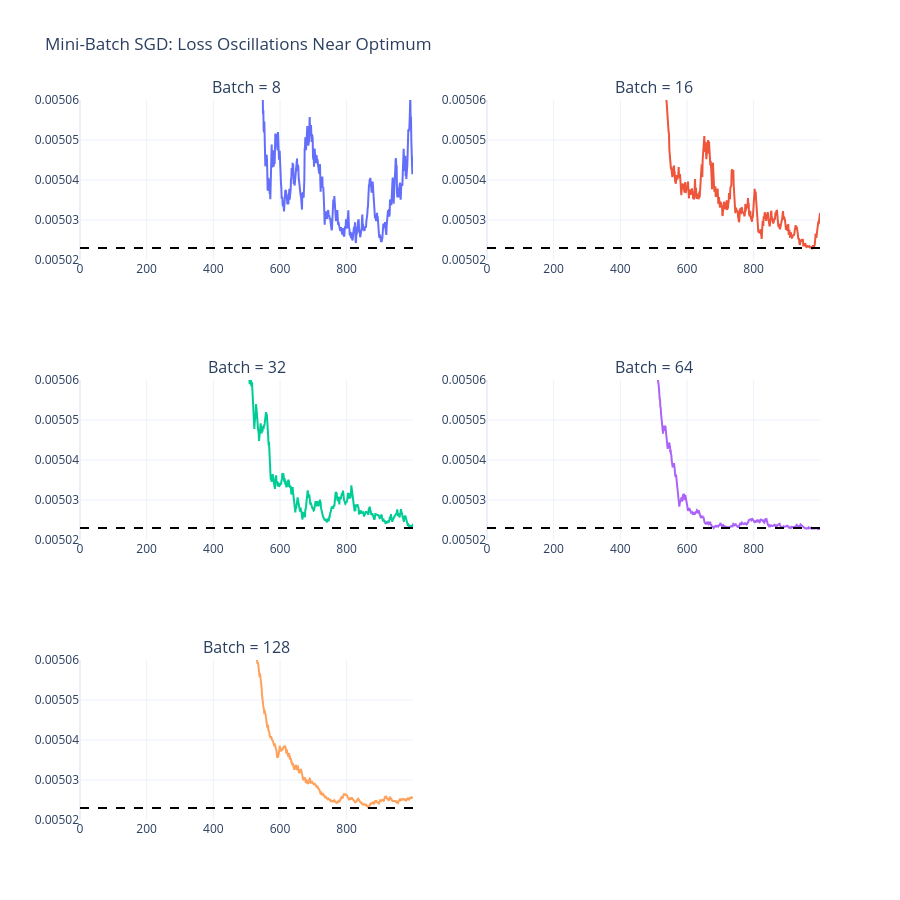

Write notebook code for a chart like this one.
### Code cell
true_opt_loss = 0.005023

for r in range(1, 4):
    for c in range(1, 3):
        fig.add_hline(
            y=true_opt_loss,
            line=dict(color="black", width=2, dash="dash"),
            row=r,
            col=c
        )

fig.show()

### Figure 1 — Plotly figure (JSON) as saved in the notebook; plotly's stock layout.template omitted (floating-point values rounded to 4 significant figures; data arrays with more than 128 entries replaced by an {"elided": "..."} marker saying what was removed)
{"data": [{"mode": "lines", "name": "Batch = 8", "type": "scatter", "xaxis": "x", "y": {"elided": "1000 float values"}, "yaxis": "y"}, {"mode": "lines", "name": "Batch = 16", "type": "scatter", "xaxis": "x2", "y": {"elided": "1000 float values"}, "yaxis": "y2"}, {"mode": "lines", "name": "Batch = 32", "type": "scatter", "xaxis": "x3", "y": {"elided": "1000 float values"}, "yaxis": "y3"}, {"mode": "lines", "name": "Batch = 64", "type": "scatter", "xaxis": "x4", "y": {"elided": "1000 float values"}, "yaxis": "y4"}, {"mode": "lines", "name": "Batch = 128", "type": "scatter", "xaxis": "x5", "y": {"elided": "1000 float values"}, "yaxis": "y5"}], "layout": {"annotations": [{"font": {"size": 16}, "showarrow": false, "text": "Batch = 8", "x": 0.225, "xanchor": "center", "xref": "paper", "y": 1, "yanchor": "bottom", "yref": "paper"}, {"font": {"size": 16}, "showarrow": false, "text": "Batch = 16", "x": 0.775, "xanchor": "center", "xref": "paper", "y": 1, "yanchor": "bottom", "yref": "paper"}, {"font": {"size": 16}, "showarrow": false, "text": "Batch = 32", "x": 0.225, "xanchor": "center", "xref": "paper", "y": 0.6111, "yanchor": "bottom", "yref": "paper"}, {"font": {"size": 16}, "showarrow": false, "text": "Batch = 64", "x": 0.775, "xanchor": "center", "xref": "paper", "y": 0.6111, "yanchor": "bottom", "yref": "paper"}, {"font": {"size": 16}, "showarrow": false, "text": "Batch = 128", "x": 0.225, "xanchor": "center", "xref": "paper", "y": 0.2222, "yanchor": "bottom", "yref": "paper"}], "height": 900, "shapes": [{"line": {"color": "black", "dash": "dash", "width": 2}, "type": "line", "x0": 0, "x1": 1, "xref": "x domain", "y0": 0.005023, "y1": 0.005023, "yref": "y"}, {"line": {"color": "black", "dash": "dash", "width": 2}, "type": "line", "x0": 0, "x1": 1, "xref": "x2 domain", "y0": 0.005023, "y1": 0.005023, "yref": "y2"}, {"line": {"color": "black", "dash": "dash", "width": 2}, "type": "line", "x0": 0, "x1": 1, "xref": "x3 domain", "y0": 0.005023, "y1": 0.005023, "yref": "y3"}, {"line": {"color": "black", "dash": "dash", "width": 2}, "type": "line", "x0": 0, "x1": 1, "xref": "x4 domain", "y0": 0.005023, "y1": 0.005023, "yref": "y4"}, {"line": {"color": "black", "dash": "dash", "width": 2}, "type": "line", "x0": 0, "x1": 1, "xref": "x5 domain", "y0": 0.005023, "y1": 0.005023, "yref": "y5"}], "showlegend": false, "title": {"text": "Mini-Batch SGD: Loss Oscillations Near Optimum"}, "xaxis": {"anchor": "y", "domain": [0, 0.45]}, "xaxis2": {"anchor": "y2", "domain": [0.55, 1]}, "xaxis3": {"anchor": "y3", "domain": [0, 0.45]}, "xaxis4": {"anchor": "y4", "domain": [0.55, 1]}, "xaxis5": {"anchor": "y5", "domain": [0, 0.45]}, "xaxis6": {"anchor": "y6", "domain": [0.55, 1]}, "yaxis": {"anchor": "x", "domain": [0.7778, 1], "range": [0.00502, 0.00506]}, "yaxis2": {"anchor": "x2", "domain": [0.7778, 1], "range": [0.00502, 0.00506]}, "yaxis3": {"anchor": "x3", "domain": [0.3889, 0.6111], "range": [0.00502, 0.00506]}, "yaxis4": {"anchor": "x4", "domain": [0.3889, 0.6111], "range": [0.00502, 0.00506]}, "yaxis5": {"anchor": "x5", "domain": [0, 0.2222], "range": [0.00502, 0.00506]}, "yaxis6": {"anchor": "x6", "domain": [0, 0.2222], "range": [0.00502, 0.00506]}}}
